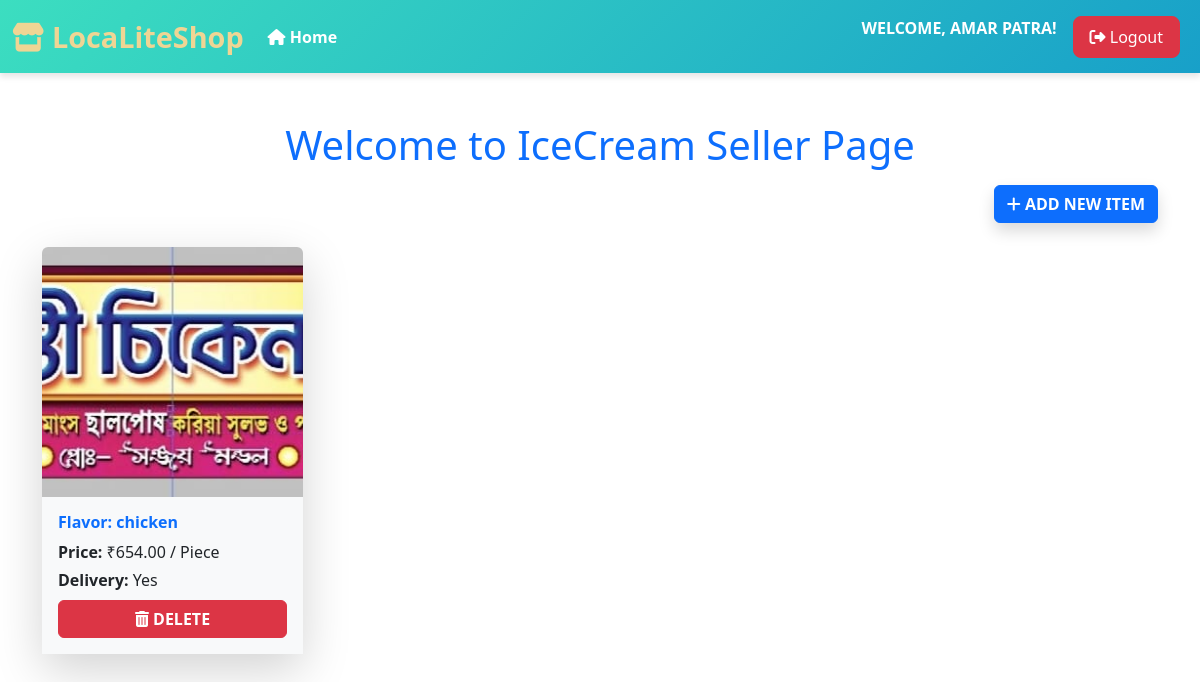
The app's page /products/iceCream_seller_view/ (signed in) with its own data.
### seller/models.py (models this page shows, shortened)
class MeatShopSeller(models.Model):
    seller_id = models.IntegerField(primary_key=True,default=0)
    seller_name = models.CharField(max_length=100)
    shop_name = models.CharField(max_length=100)
    shop_type = models.CharField(max_length=100)  # Add max_length for CharField
    contact_number = models.CharField(max_length=15)
    email = models.EmailField(max_length=100)
    password = models.CharField(max_length=255)  # Store hashed password
    address = models.CharField(max_length=500, blank=True)  # Optional address
    opening_hours = models.CharField(max_length=50, blank=True)  # Optional
    created_at = models.DateTimeField(auto_now_add=True)  # Automatically set on creation
    shop_Image = models.ImageField(upload_to='photos/')  # No need for blank=False

### products/models.py (models this page shows)
class MeatProducts(models.Model):
  Delivery=[
    ('Yes', 'yes'),
    ('No', 'No'),
  ]
  seller = models.ForeignKey(MeatShopSeller, to_field='seller_id', on_delete=models.CASCADE,null=True)
  name = models.CharField(max_length=100, default=True)
  product_type = models.CharField(max_length=50, choices=[('beef', 'Beef'), ('chicken', 'Chicken'), ('pork', 'Pork'), ('lamb', 'Lamb')], blank=False)
  weight = models.FloatField()  # Weight in kg
  price = models.DecimalField(max_digits=10, decimal_places=2, default=True)
  stock = models.PositiveIntegerField()  # Available stock in kg
  product_photo= models.ImageField(upload_to='meat_images/')  # Optional image for the clothing item
  delivery=models.CharField(max_length=4,choices=Delivery,default='Yes')

### products/views.py (the view)
# urls.py: path('iceCream_seller_view/', views.iceCream_seller_view, name='iceCream_seller_view'),
def iceCream_seller_view(request):
    shop_type = request.session.get('shop_type')
    seller_id = request.session.get('seller_id')
    product_model_mapping = {
        'drink_shop': DrinksProducts,
        'electronics_shop': ElectronicsProducts,
        'fruit_shop': FruitsProducts,
        'food_shop': FoodsProducts,
        'grocery_shop': GroceryProducts,
        'house_component_shop': HouseComponentProducts,
        'icecream_shop': IceCreamProducts,
        'clothes_shop': ClothesProducts,
        'vegetable_shop': VegetablesProducts,
        'meat_shop': MeatProducts,
    }
    model_class = product_model_mapping.get(shop_type)
    if model_class:
        products = model_class.objects.filter(seller_id=seller_id)
    else:
        products = []
    shop_model_mapping = {
        'drink_shop': DrinksShopSeller,
        'electronics_shop': ElectronicsShopSeller,
        'fruit_shop': FruitsShopSeller,
        'food_shop': FoodsShopSeller,
        'grocery_shop': GroceryShopSeller,
        'house_component_shop': HouseComponentShopSeller,
        'icecream_shop': IceCreamShopSeller,
        'clothes_shop': ClothesShopSeller,
        'vegetable_shop': VegetablesShopSeller,
        'meat_shop': MeatShopSeller,
    }
    seller_name = None
    seller_model_class = shop_model_mapping.get(shop_type)
    if seller_model_class:
        try:
            seller = seller_model_class.objects.get(seller_id=seller_id)
            seller_name = seller.seller_name  # Assuming `name` is a field in the seller model
        except seller_model_class.DoesNotExist:
            seller_name = "Unknown Seller"
    return render(request, 'IceCreame.html', {'products': products, 'seller_name': seller_name})

### products/templates/IceCreame.html (shortened to what this page needs)
{% extends "header_app.html" %}  {% block content %}
<div class="container mt-5">
  <h1 class="text-center text-primary">Welcome to IceCream Seller Page</h1>
  <div class="d-flex justify-content-end mt-3">
    <a
      class="btn btn-primary text-uppercase fw-bold shadow"
      href="{% url 'item_add_view' %}"
    >
      <i class="fas fa-plus"></i> Add New Item
    </a>
  </div>
  <div class="row mt-4">
    {% for item in products %}
    <div
      class="col-12 col-sm-6 col-md-4 col-lg-3 d-flex justify-content-center"
    >
      <div
        class="card shadow-lg border-0 rounded-lg"
        style="width: 100%; max-width: 18rem"
      >
        <img
          src="{{ item.product_photo.url }}"
          class="card-img-top rounded-top"
          alt="IceCream Image"
          style="height: 250px; object-fit: cover"
        />
        <div class="card-body bg-light">
          <h6 class="card-title fw-bold text-primary">
            Flavor: {{ item.name }}
          </h6>
          <p class="mb-1"><strong>Price:</strong> ₹{{ item.price }} / Piece</p>
          <p class="mb-2"><strong>Delivery:</strong> {{ item.delivery }}</p>
          <div class="d-grid">
            <a
              href="{% url 'item_delete_view' item.id %}"
              class="btn btn-danger w-100 text-uppercase fw-bold"
            >
              <i class="fas fa-trash-alt"></i> Delete
            </a>
          </div>
        </div>
      </div>
    </div>
    {% empty %}
    <div class="col-12 text-center">
      <p class="text-muted fw-bold">No ice creams available.</p>
    </div>
    {% endfor %}
  </div>
</div>
{% endblock %}

### templates/header_app.html (shortened to what this page needs)
{% load static %}
<!DOCTYPE html>
<html lang="en">
  <head>
    <link
      href="https://cdn.jsdelivr.net/npm/bootstrap@5.3.3/dist/css/bootstrap.min.css"
      rel="stylesheet"
    />
    <link
      rel="stylesheet"
      href="https://cdnjs.cloudflare.com/ajax/libs/font-awesome/6.6.0/css/all.min.css"
    />
    <link rel="stylesheet" href="https://cdnjs.cloudflare.com/ajax/libs/font-awesome/6.4.2/css/all.min.css">
  </head>
  <body class="{% block body_color %}{% endblock %}">
    <nav class="navbar navbar-expand-lg navbar-light bg-white sticky-top">
      <div class="container-fluid">
        <a class="navbar-brand" href="{% url 'home' %}">
          <i class="fas fa-store"></i> LocaLiteShop
        </a>
        <div class="collapse navbar-collapse" id="navbarSupportedContent">
          <ul class="navbar-nav me-auto mb-2 mb-lg-0">
            <li class="nav-item">
              <a
                class="nav-link active text-white fw-semibold"
                aria-current="page"
                href="{% url 'home' %}"
              >
                <i class="fas fa-home "></i> Home
              </a>
            </li>
          </ul>
          {% if request.session.seller_id %}
          <form action="{% url 'logout_seller' %}" method="post" class="d-flex">
            <span class="text-uppercase me-3 fw-bold text-white"
              >Welcome, {{ seller_name }}!</span
            >
            <button class="btn btn-danger btn-custom me-2" type="submit">
              <i class="fas fa-sign-out-alt"></i> Logout
            </button>
          </form>
          {% endif %}
        </div>
      </div>
    </nav>
    {% block content %} {% endblock %}
  </body>
</html>

### templates/header_app.html (style rules this page uses)
.navbar { background: linear-gradient(135deg, #3cdec0, #18a0c9); padding: 10px 0; box-shadow: 0 2px 10px rgba(0, 0, 0, 0.1); box-shadow: 0 4px 6px rgba(0, 0, 0, 0.1); }
.navbar-brand { font-weight: bold; font-size: 1.8rem; color: #efd594; }
.navbar-nav .nav-link { transition: color 0.3s; }
.btn-custom { padding: 0.5rem 1rem; border-radius: 8px; }

### records on screen
MeatShopSeller: seller_name "AMAR PATRA"
MeatProducts: product_photo (picture), name "chicken", price "654.00", delivery "Yes"
